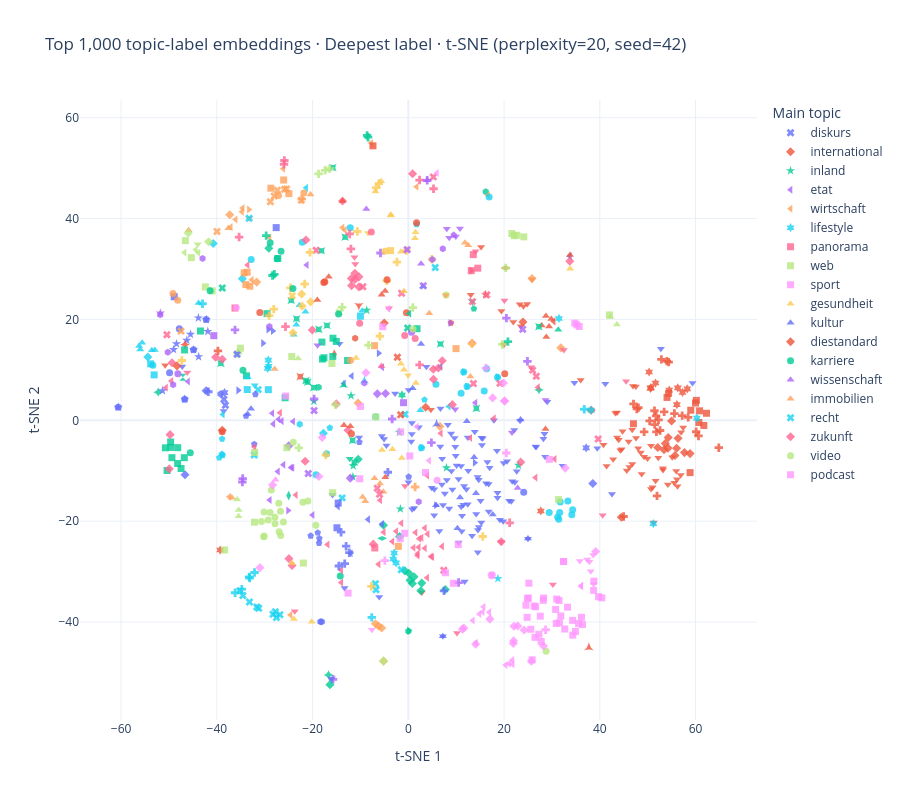

The notebook cell saved with this chart:
### Markdown cell above
## Deepest topic label

### Code cell
plot_variant("leave_only", "Deepest label")
